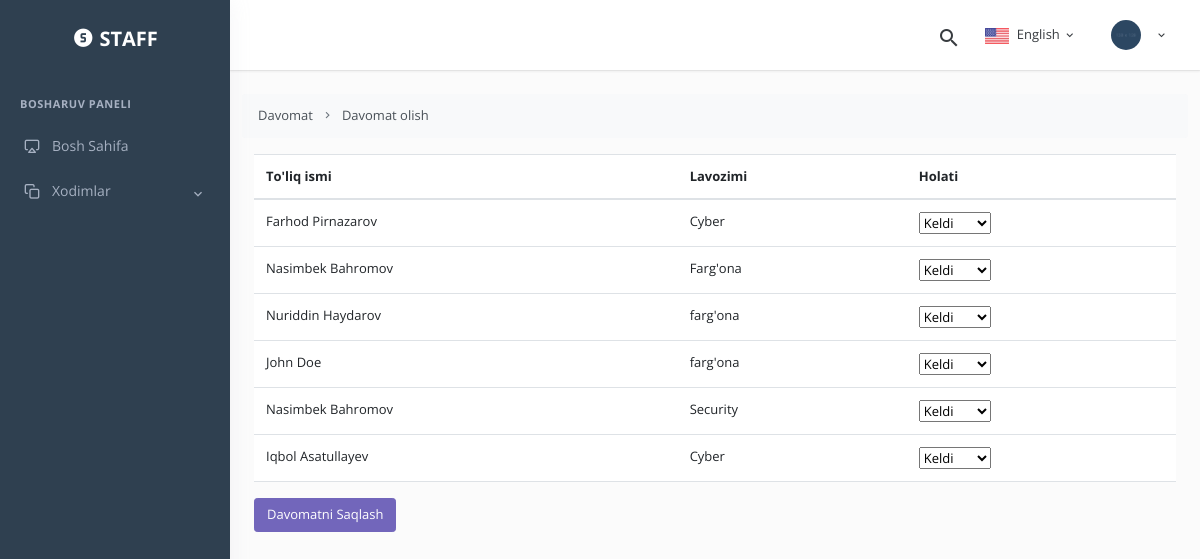
The page /dashboard/attendance/start/ on the database its author committed.
### main/models.py (models this page shows, shortened)
class Employee(AbstractUser):
    age = models.IntegerField(null=True, blank=True)
    monthly_salary = models.DecimalField(max_digits=10, decimal_places=2, null=True, blank=True)
    workplace = models.CharField(max_length=255, null=True, blank=True)
    phone_number = models.CharField(max_length=15, blank=True, null=True)
    position = models.ForeignKey(Position, null=True, blank=True, on_delete=models.SET_NULL)
    def get_full_name(self):
        return f"{self.first_name} {self.last_name}"

class Position(models.Model):
    name = models.CharField(max_length=100)
    def __str__(self):
        return self.name

### dashboard/views.py (the view, shortened to what this page needs)
# urls.py: path('attendance/start/', views.attendance_start, name='attendance_start'),
def attendance_start(request):
    employees = Employee.objects.all()
    context = {
        'employees': employees
    }
    return render(request, 'dashboard/attendance_start.html', context)

### templates/dashboard/attendance_start.html (shortened to what this page needs)
{% extends 'dashboard/base.html' %}
{% block content %}
<div class="container-fluid">
    <div class="row page-titles">
        <ol class="breadcrumb">
            <li class="breadcrumb-item active"><a href="javascript:void(0)">Davomat</a></li>
            <li class="breadcrumb-item"><a href="javascript:void(0)">Davomat olish</a></li>
        </ol>
    </div>
    <form method="POST">
        <table class="table">
            <thead>
                <tr>
                    <th>To'liq ismi</th>
                    <th>Lavozimi</th>
                    <th>Holati</th>
                </tr>
            </thead>
            <tbody>
                {% for employee in employees %}
                <tr>
                    <td>{{ employee.get_full_name }}</td>
                    <td>{{ employee.position }}</td>
                    <td>
                        <select name="status_{{ employee.id }}">
                            <option value="Present">Keldi</option>
                        </select>
                    </td>
                </tr>
                {% endfor %}
            </tbody>
        </table>
        <button type="submit" class="btn btn-primary">Davomatni Saqlash</button>
    </form>
</div>
{% endblock %}

### templates/dashboard/base.html (shortened to what this page needs)
<!DOCTYPE html>
{% load static %}
<html lang="en">
<head>
    <link href="https://stackpath.bootstrapcdn.com/bootstrap/5.3.0/css/bootstrap.min.css" rel="stylesheet">
    <link href="{% static 'css/bootstrap.min.css' %}" rel="stylesheet" type="text/css" />
    <link href="{% static 'css/icons.min.css' %}" rel="stylesheet" type="text/css" />
    <link href="{% static 'css/theme.min.css' %}" rel="stylesheet" type="text/css" />
</head>
<body>
    <div id="layout-wrapper">
        <header id="page-topbar">
            <div class="navbar-header">
                <div class="d-flex align-items-center">
                    <div class="dropdown d-none d-sm-inline-block ml-2">
                        <button type="button" class="btn header-item noti-icon waves-effect"
                            id="page-header-search-dropdown" data-toggle="dropdown" aria-haspopup="true"
                            aria-expanded="false">
                            <i class="mdi mdi-magnify"></i>
                        </button>
                    </div>
                    <div class="dropdown d-inline-block">
                        <button type="button" class="btn header-item waves-effect" id="page-header-user-dropdown"
                            data-toggle="dropdown" aria-haspopup="true" aria-expanded="false">
                            <img class="" src="{% static 'images/flags/us.jpg' %}" alt="Header Language" height="16">
                            <span class="d-none d-sm-inline-block ml-1">English</span>
                            <i class="mdi mdi-chevron-down d-none d-sm-inline-block"></i>
                        </button>
                    </div>
                    <div class="dropdown d-inline-block ml-2">
                        <button type="button" class="btn header-item waves-effect" id="page-header-user-dropdown"
                            data-toggle="dropdown" aria-haspopup="true" aria-expanded="false">
                            <img class="rounded-circle header-profile-user" src="{% static 'images/users/avatar-3.jpg' %}"
                                alt="Header Avatar">
                            <i class="mdi mdi-chevron-down d-none d-sm-inline-block"></i>
                        </button>
                    </div>
                </div>
            </div>
        </header>
        <div class="vertical-menu">
            <div data-simplebar class="h-100">
                <div class="navbar-brand-box">
                    <a href="index.html" class="logo">
                        <i class="mdi mdi-alpha-s-circle"></i>
                        <span>
                            Staff
                        </span>
                    </a>
                </div>
                <div id="sidebar-menu">
                    <ul class="metismenu list-unstyled" id="side-menu">
                        <li class="menu-title">Bosharuv Paneli</li>
                        <li>
                            <a href="{% url 'main:index' %}" class="waves-effect"><i class="feather-airplay"></i><span>Bosh Sahifa</span></a>
                        </li>
                        <li>
                            <a href="javascript: void(0);" class="has-arrow waves-effect"><i
                                    class="feather-copy"></i><span>Xodimlar</span></a>
                        </li>
                    </ul>
                </div>
            </div>
        </div>
        <div class="main-content">
            <div class="page-content">
                {%block content %}
		        {% endblock  %}
            </div>
        </div>
    </div>
</body>
</html>

### rows shown on the page
Employee: get_full_name "Farhod Pirnazarov", position "Cyber", id "Keldi"
Employee: get_full_name "Nasimbek Bahromov", position "Farg'ona", id "Keldi"
Employee: get_full_name "Nuriddin Haydarov", position "farg'ona", id "Keldi"
Employee: get_full_name "John Doe", position "farg'ona", id "Keldi"
Employee: get_full_name "Nasimbek Bahromov", position "Security", id "Keldi"
Employee: get_full_name "Iqbol Asatullayev", position "Cyber", id "Keldi"
